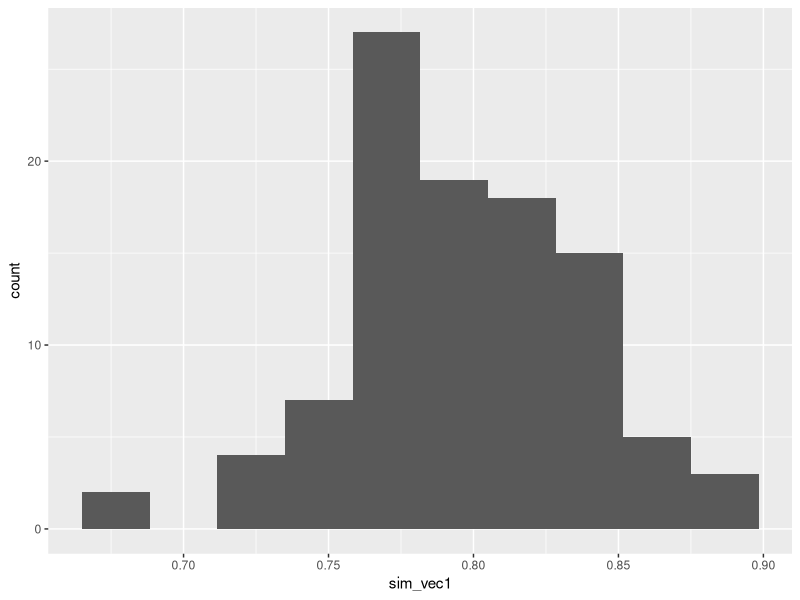
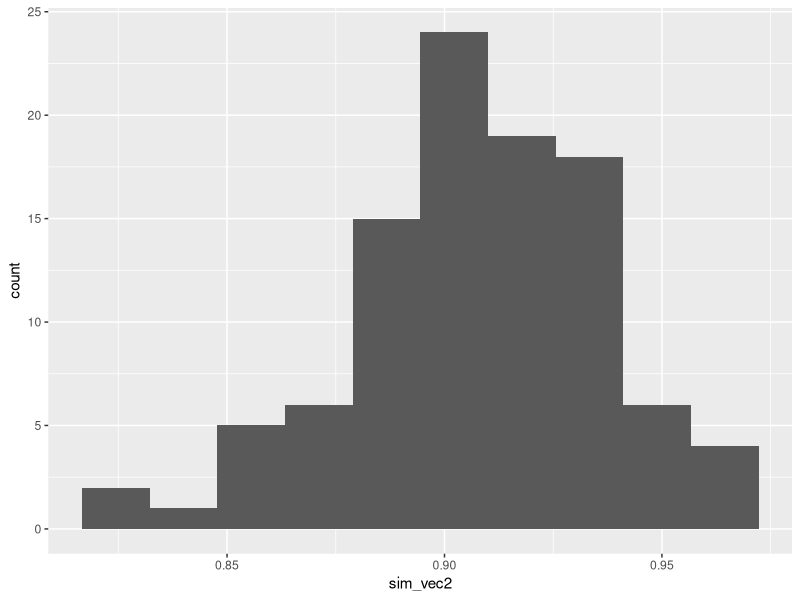
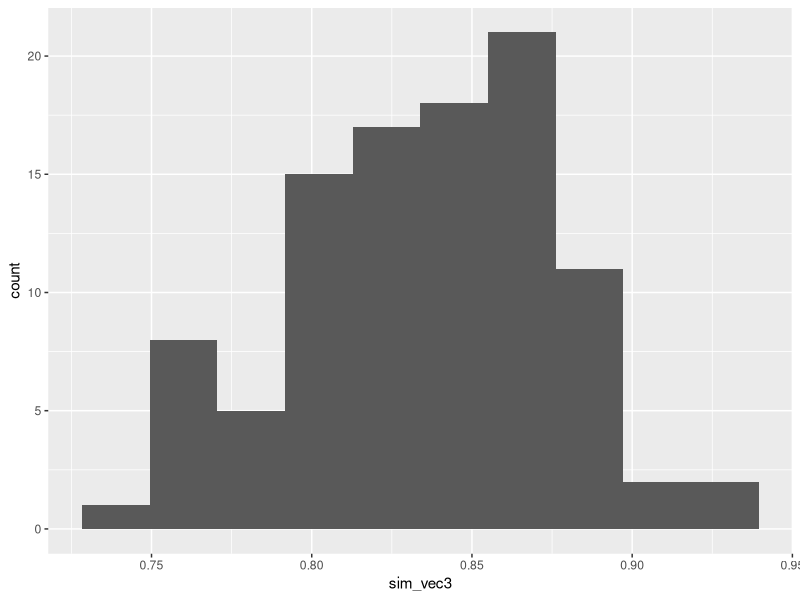
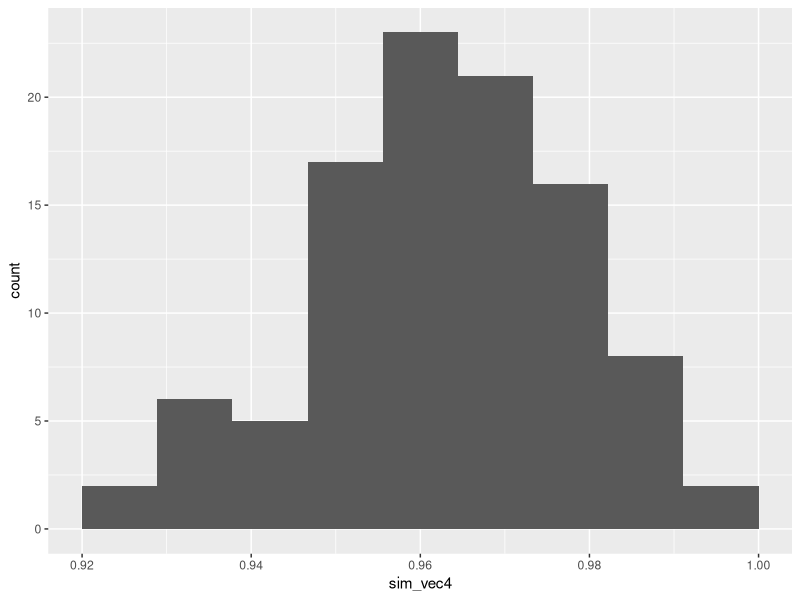
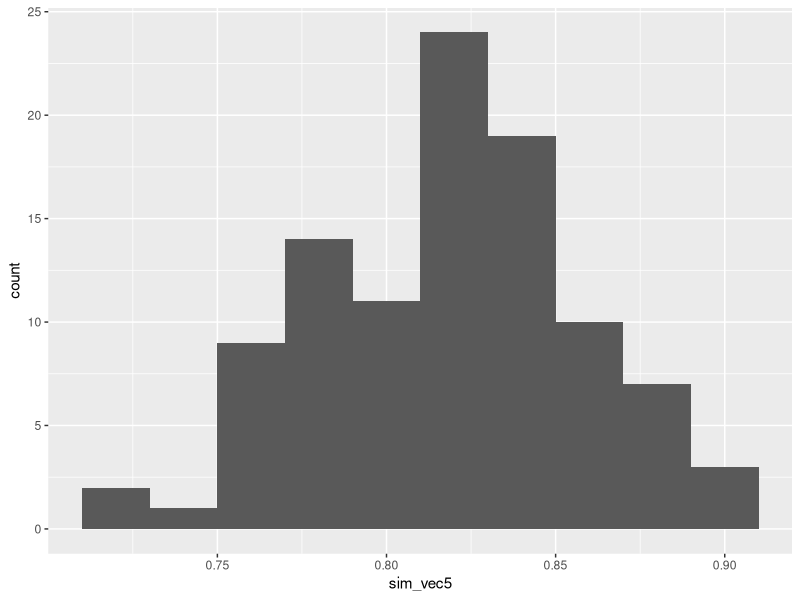
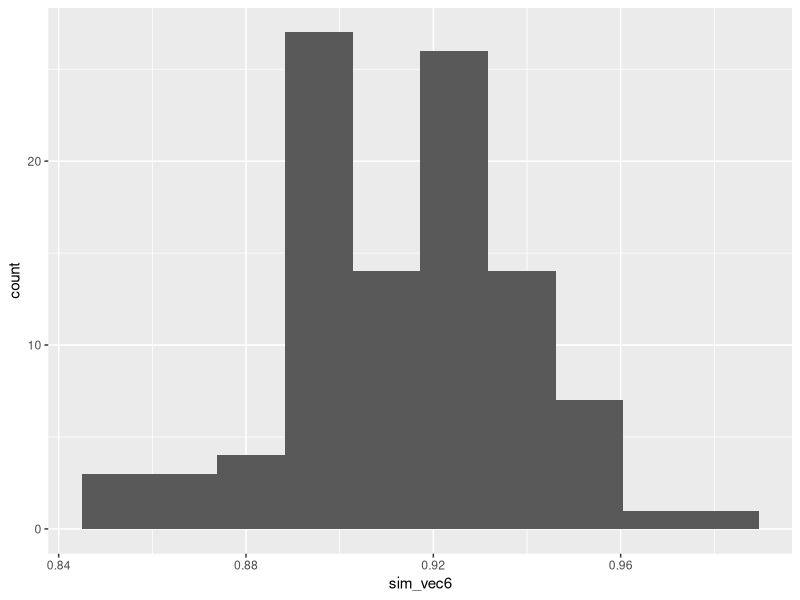

Here is the R script that generated these plots, in order:
## ---- chunk 1
ttest_sim = function(
    nsim,  # the number of simulations to use
    N,     # number of participants per trial arm
    mu,    # mean outcome (for group C / under H0)
    tm,    # minimum detectable effect size
    sd     # sd of outcome
){
  H0_reject_vec = rep(NA, nsim) # to store 1 if H0 rejected, 0 if fail to reject H0
  for (i in 1:nsim){
    out_groupC = rnorm(N, mean=mu, sd=sd)
    out_groupT = rnorm(N, mean=mu + tm, sd=sd)
    ttest = t.test(
      out_groupC, out_groupT, 
      alternative = "two.sided", 
      var.equal = T, conf.level = 0.95)
    H0_reject_vec[i] = ifelse(ttest$p.value<0.05, 1, 0)
  }
  
  power.est = mean(H0_reject_vec)
  power.est
}
## ---- chunk 2
ttest_sim(nsim=100, N=113, mu=5, tm=3, sd=8)
## ---- chunk 3
sim_vec1 = rep(NA, 100)
for (i in 1:100){
  sim_vec1[i] = ttest_sim(nsim=100, N=113, mu=5, tm=3, sd=8)
}
require(ggplot2)
ggplot(mapping = aes(sim_vec1)) + geom_histogram(bins=10)
## ---- chunk 4
sim_vec2 = rep(NA, 100)
for (i in 1:100){
  sim_vec2[i] = ttest_sim(nsim=100, N=155, mu=5, tm=3, sd=8)
}
ggplot(mapping = aes(sim_vec2)) + geom_histogram(bins=10)
## ---- chunk 5
ttest_sim2 = function(
    nsim,  # the number of simulations to use
    N,     # number of participants per trial arm
    mu,    # mean outcome (for group C / under H0)
    tm,    # minimum detectable effect size
    sdC,   # sd of outcome in group C
    sdT    # sd of outcome in group T
){
  H0_reject_vec = rep(NA, nsim) # to store 1 if H0 rejected, 0 if fail to reject H0
  for (i in 1:nsim){
    out_groupC = rnorm(N, mean=mu, sd=sdC)
    out_groupT = rnorm(N, mean=mu + tm, sd=sdT)
    ttest = t.test(
      out_groupC, out_groupT, 
      alternative = "two.sided", 
      var.equal = T, conf.level = 0.95)
    H0_reject_vec[i] = ifelse(ttest$p.value<0.05, 1, 0)
  }
  
  power.est = mean(H0_reject_vec)
  power.est
}
## ---- chunk 6
ttest_sim2(nsim=100, N=155, mu=5, tm=3, sdC=8, sdT=8)
## ---- chunk 7
ttest_sim2(nsim=100, N=155, mu=5, tm=3, sdC=8, sdT=10)
## ---- chunk 8
sim_vec3 = rep(NA, 100)
for (i in 1:100){
  sim_vec3[i] = ttest_sim2(nsim=100, N=155, mu=5, tm=3, sdC=8, sdT=10)
}
ggplot(mapping = aes(sim_vec3)) + geom_histogram(bins=10)
## ---- chunk 9
sim_vec4 = rep(NA, 100)
for (i in 1:100){
  sim_vec4[i] = ttest_sim2(nsim=100, N=155, mu=5, tm=3, sdC=8, sdT=6)
}
ggplot(mapping = aes(sim_vec4)) + geom_histogram(bins=10)
## ---- chunk 10

one_trial_srs = function(
    N,     # number of participants per trial arm
    mu,    # mean outcome (for group C / under H0)
    tm,    # minimum detectable effect size
    sdC,   # sd of outcome in group C
    sdT    # sd of outcome in group T
){
  ## Create empty vectors to contain output for groups C and T
  outC = integer()
  outT = integer()
  
  for (i in 1:(2*N)){
    # allocate using SRS
    arm = sample(c("C", "T"), size=1)
    # generate outcome according to groups' distributions
    if (arm == "C"){
      outi = rnorm(1, mean=mu, sd=sdC)
      outC = c(outC, outi)
    } else if (arm == "T"){
      outi = rnorm(1, mean=mu+tm, sd=sdT)
      outT = c(outT, outi)
    }
  }
  # conduct t-test for this trial
  t.test(x=outC, y=outT, 
         alternative = "two.sided", paired=F, 
         var.equal=T, conf.level=0.95)
}

ttest_sim_srs = function(
    nsim,  # the number of simulations to use
    N,     # number of participants per trial arm
    mu,    # mean outcome (for group C / under H0)
    tm,    # minimum detectable effect size
    sdC,   # sd of outcome in group C
    sdT    # sd of outcome in group T
){
  H0_reject_vec = rep(NA, nsim) # to store 1 if H0 rejected, 0 if fail to reject H0
  
  for (i in 1:nsim){
    trial_i = one_trial_srs(N, mu, tm, sdC, sdT)
    H0_reject_vec[i] = ifelse(trial_i$p.value<0.05, 1, 0)
  }
  
  power.est = mean(H0_reject_vec)
  power.est
}

ttest_sim_srs(nsim=100, N=155, mu=5, tm=3, sdC=8, sdT=10)
## ---- chunk 11
sim_vec5 = rep(NA, 100)
for (i in 1:100){
  sim_vec5[i] = ttest_sim_srs(nsim=100, N=155, mu=5, tm=3, sdC=8, sdT=10)
}
ggplot(mapping = aes(sim_vec5)) + geom_histogram(bins=10)
## ---- chunk 12
## Function to simulate one trial (with ANCOVA analysis)
ancova_trial_srs = function(
    N,       # Number of participants per group
    mu_B,    # baseline mean
    mu,      # outcome mean (control group / H_0)
    rho,     # correlation between baseline and outcome
    tm,      # minimum detectable effect size
    sd_eps,  # SD of error
    sd_B     # SD of baseline measurement
){
  ## Empty data frame for trial data
  trial_mat = matrix(NA, ncol=3, nrow=2*N)
  trial_df = data.frame(trial_mat)
  names(trial_df) = c("baseline", "arm", "outcome")
  
  for (i in 1:(2*N)){
    bas_i = rnorm(1, mean=mu_B, sd=sd_B)
    trial_df$baseline[i] = bas_i
    alloc_i = sample(c("C", "T"), 1) # Using SRS in this function
    trial_df$arm[i] = alloc_i
    eps_i = rnorm(1, mean=0, sd=sd_eps)
    if(alloc_i == "C"){
      out_i = mu + rho*(bas_i - mu_B) + eps_i
    } else if (alloc_i == "T"){
      out_i = mu + tm + rho*(bas_i - mu_B) + eps_i
    }
    trial_df$outcome[i] = out_i
  }
  model.fit = lm(outcome ~ baseline + arm, data=trial_df)
  summary(model.fit)
}

## Function to simulate many trials (with ANCOVA analysis)

ancova_sim_srs = function(
    nsim,  # the number of simulations to use
    N,       # Number of participants per group
    mu_B,    # baseline mean
    mu,      # outcome mean (control group / H_0)
    rho,     # correlation between baseline and outcome
    tm,      # minimum detectable effect size
    sd_eps,  # SD of error
    sd_B     # SD of baseline measurement
){
  H0_reject_vec = rep(NA, nsim) # to store 1 if H0 rejected, 0 if fail to reject H0
  
  for (i in 1:nsim){
    trial_i = ancova_trial_srs(N, mu_B, mu, rho, tm, sd_eps, sd_B)
    H0_reject_vec[i] = ifelse(trial_i$coefficients[3,4]<0.05, 1, 0)
  }
  
  power.est = mean(H0_reject_vec)
  power.est
}


## ---- chunk 13
sim_vec6 = rep(NA, 100)
for (i in 1:100){
  sim_vec6[i] = ancova_sim_srs(nsim=100, N=90, mu_B=50, mu=60, 
                                  rho=0.65, tm=3, sd_eps=6, sd_B = 8)
}
ggplot(mapping = aes(sim_vec6)) + geom_histogram(bins=10)
